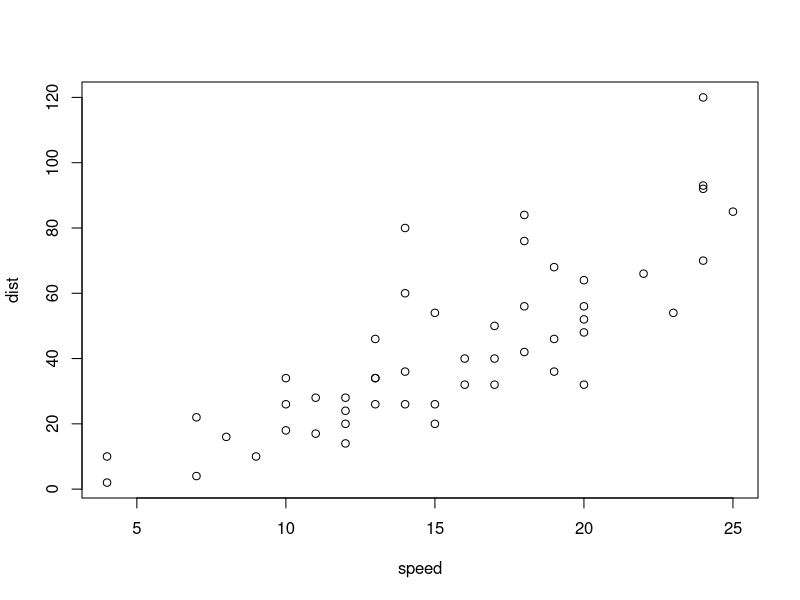
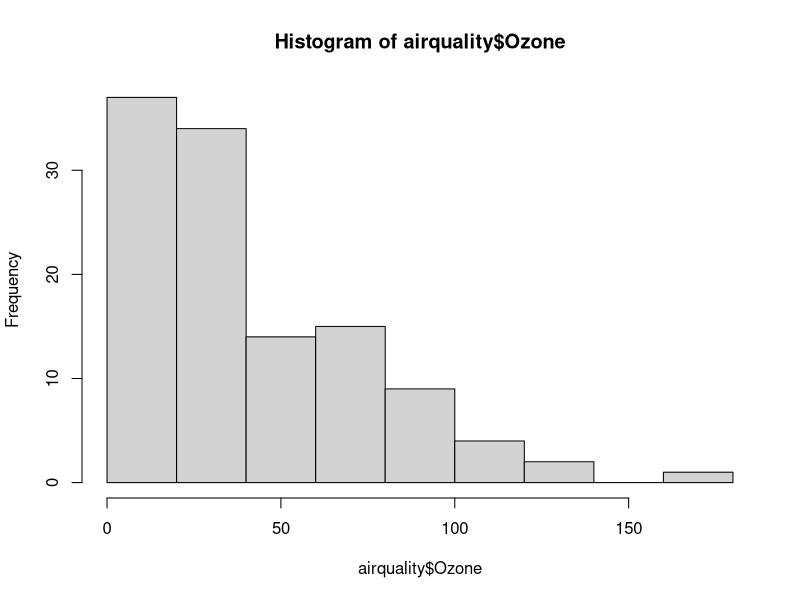
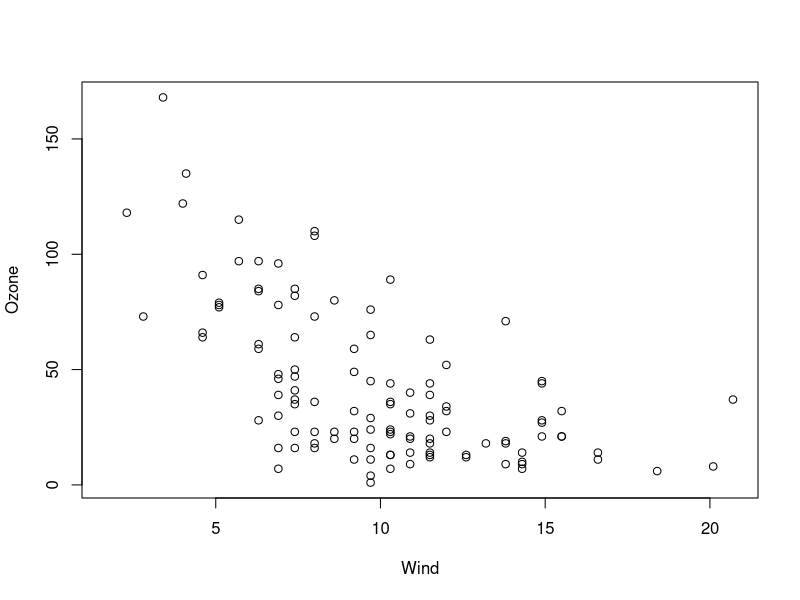
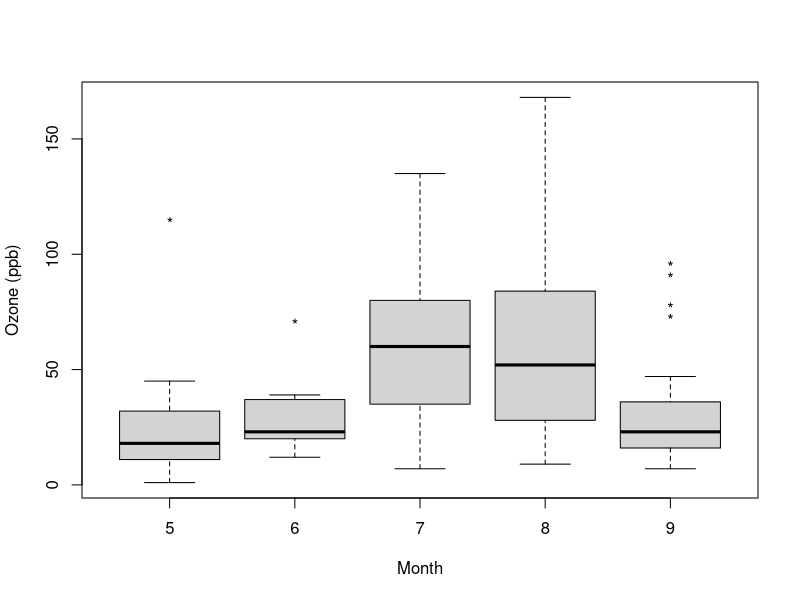
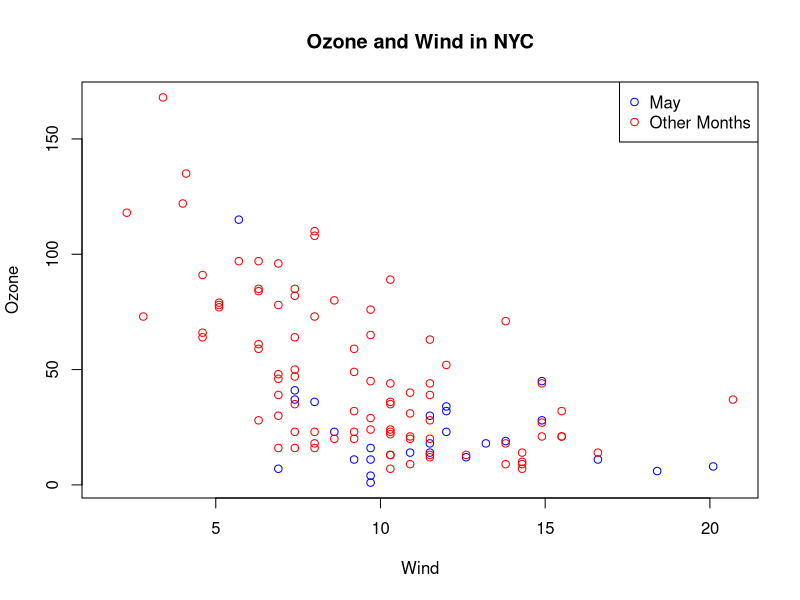
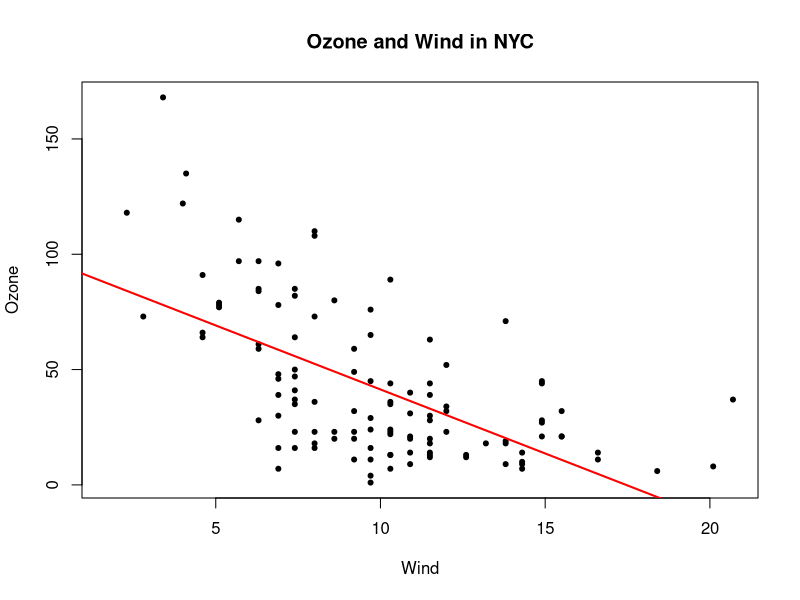
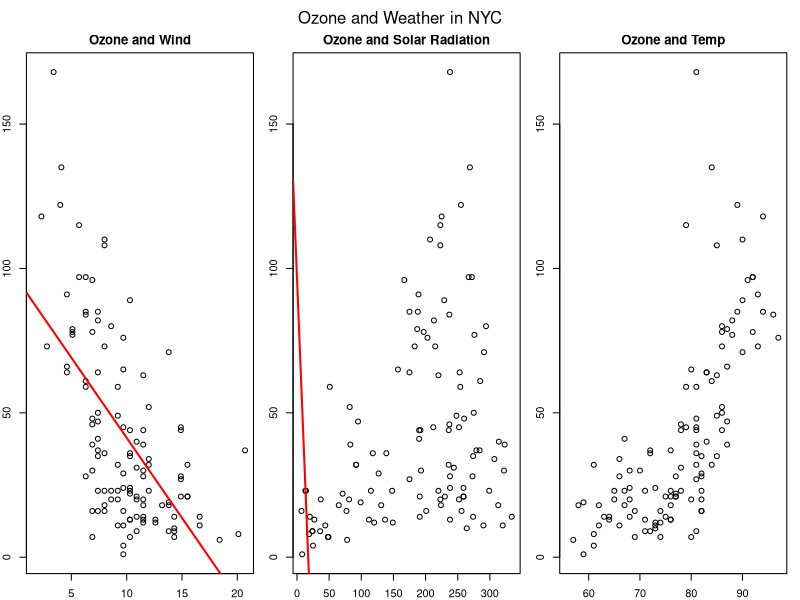
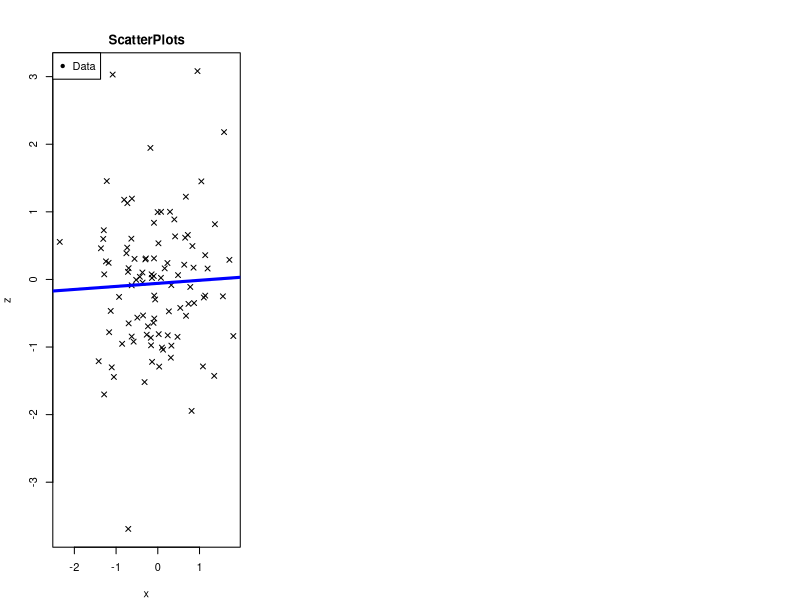

These figures' R source, in order:
## ---- chunk 1
library(datasets)
data(cars)
with(cars, plot(speed, dist))

## ---- chunk 2
hist(airquality$Ozone)
## ---- chunk 3
with(airquality, plot(Wind, Ozone))
## ---- chunk 4
airquality <- transform(airquality, Month = factor(Month))
boxplot(Ozone ~ Month, airquality, xlab = "Month", ylab = "Ozone (ppb)" , pch = "*")
## ---- chunk 5
with(airquality, plot(Wind, Ozone, main = "Ozone and Wind in NYC", type = "n"))
with (subset(airquality, Month == 5), points (Wind, Ozone, col = "blue"))
with (subset(airquality, Month != 5), points (Wind, Ozone, col = "red"))
legend("topright", pch = 1, col = c("blue", "red"), legend = c("May", "Other Months"))
## ---- chunk 6
with(airquality, plot(Wind, Ozone, main = "Ozone and Wind in NYC", pch = 20))
model <- lm(Ozone ~ Wind, airquality)
abline(model, lwd = 2, col="red")
## ---- chunk 7
par(mfrow = c(1,3), mar = c(2,2,2,1), oma = c(0,0,2,0))
with (airquality, {
  plot(Wind, Ozone, main = "Ozone and Wind")
  abline(model, lwd = 2, col="red")
  plot(Solar.R, Ozone, main = "Ozone and Solar Radiation")
  abline(model, lwd = 2, col="red")
  plot(Temp, Ozone, main = "Ozone and Temp")
  abline(model, lwd = 2, col="red")
  mtext("Ozone and Weather in NYC", outer = T)
})
## ---- chunk 8
x <- rnorm(100)
# hist(x)
y <- rnorm(100)
# plot(x,y)
z <- rnorm (100)
# plot(x,z)
# plot(x,y)

par(mar = c(4,4,2,2))

plot(x,z, pch=4)
title("ScatterPlots")
legend("topleft", legend = "Data", pch = 20)
fit <- lm(x ~ z)
abline(fit, lw=3, col="blue")
z <- rpois(100,2)

par("mar")
#example("points")

## ---- chunk 9
par(mfrow = c(2,2))
plot(x, y , pch = 20)
plot(x, y , pch = 19)
plot(x, z , pch = 20)
plot(z, y , pch = 19)
## ---- chunk 10
x <- rnorm(100)
y <- x + rnorm(100)
g <- gl(2,50, labels = c("Male", "Female"))
maleLM <- lm(x[g == "Male"] ~ y[g == "Male"])
femaleLM <- lm(x[g == "Female"] ~ y[g == "Female"])
plot(x,y, type = "n")
points(x[g == "Male"], y[g == "Male"], col = "green")
points(x[g == "Female"], y[g == "Female"], col = "blue")
abline(maleLM, col= "green", lw=3)
abline(femaleLM, col= "blue", lw=3)
## ---- chunk 11

pdf(file = "myplot.pdf")

x <- rnorm(100)
y <- x + rnorm(100)
g <- gl(2,50, labels = c("Male", "Female"))
maleLM <- lm(x[g == "Male"] ~ y[g == "Male"])
femaleLM <- lm(x[g == "Female"] ~ y[g == "Female"])
plot(x,y, type = "n")
points(x[g == "Male"], y[g == "Male"], col = "green")
points(x[g == "Female"], y[g == "Female"], col = "blue")
abline(maleLM, col= "green", lw=3)
abline(femaleLM, col= "blue", lw=3)

dev.off()
## ---- chunk 12



x <- rnorm(100)
y <- x + rnorm(100)
g <- gl(2,50, labels = c("Male", "Female"))
maleLM <- lm(x[g == "Male"] ~ y[g == "Male"])
femaleLM <- lm(x[g == "Female"] ~ y[g == "Female"])
plot(x,y, type = "n")
points(x[g == "Male"], y[g == "Male"], col = "green")
points(x[g == "Female"], y[g == "Female"], col = "blue")
abline(maleLM, col= "green", lw=3)
abline(femaleLM, col= "blue", lw=3)
dev.copy(png, file = "myplot.png")
dev.off() 

## ---- chunk 13

library(lattice)
state <- data.frame(state.x77, region = state.region)
xyplot(Life.Exp ~ Income | region, data = state, layout = c(4,1) )

## ---- chunk 14
library(ggplot2)
data(mpg)
qplot(displ , hwy, data = mpg)


